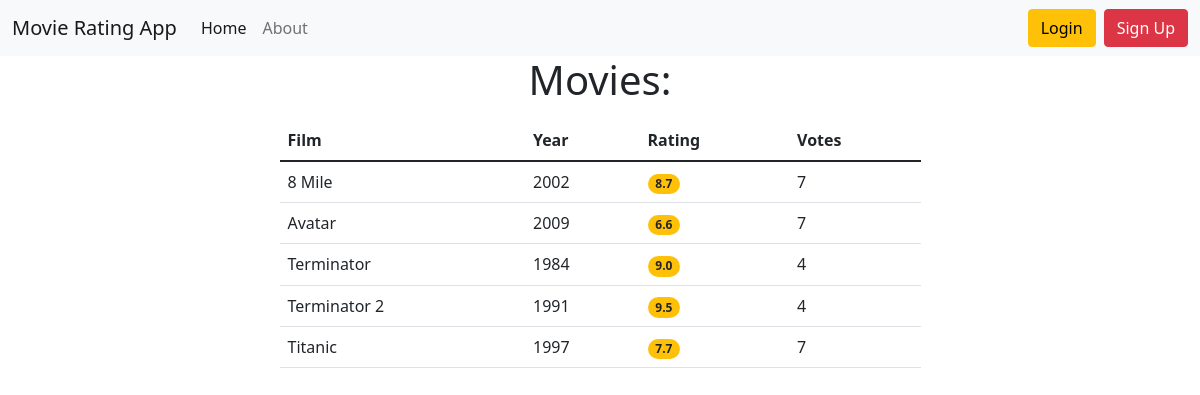
The page / on the database its author committed.
### movie_rating/models.py (models this page shows, shortened)
class Movie(models.Model):
    title = models.CharField(max_length=55, unique=True)
    slug = models.SlugField(unique=True)
    description = models.TextField()
    year = models.PositiveSmallIntegerField()
    country = models.CharField(max_length=20)
    is_active = models.BooleanField(default=True)
    @property
    def average_rating(self):
        return self.rating.filter(is_active=True).aggregate(Avg('rating'))['rating__avg']
    @property
    def count_votes(self):
        return self.rating.filter(is_active=True).aggregate(Count('rating'))['rating__count']
    class Meta:
        ordering = ['title']

### movie_rating/views.py (the view)
# urls.py: path('', HomePage.as_view(), name="home"),
class HomePage(ListView):
    model = Movie
    template_name = 'movie_rating/home.html'
    context_object_name = 'movies'
    def get_context_data(self, *, object_list=None, **kwargs):
        context = super().get_context_data(**kwargs)
        context['title'] = 'Home page'
        return context
    def get_queryset(self):
        return Movie.objects.filter(is_active=True)

### movie_rating/templates/movie_rating/home.html (shortened to what this page needs)
{% extends 'base.html' %}
{% load static %}
{% block content %}
<h1 class="text-center mb-3">
    Movies:
</h1>
{% if movies %}
<table class="table">
    <thead>
    <tr>
        <th scope="col">Film</th>
        <th scope="col">Year</th>
        <th scope="col">Rating</th>
        <th scope="col">Votes</th>
    </tr>
    </thead>
    <tr>
        {% for movie in movies %}
        <td>{{ movie.title }}</td>
        <td>{{ movie.year }}</td>
        <td><span class="badge rounded-pill bg-warning text-dark">{{ movie.average_rating|floatformat:1 }}</span></td>
        <td>{{ movie.count_votes }}</td>
    </tr>
    {% endfor %}
</table>
{% else %}
<p>No movies</p>
{% endif %}
{% endblock %}

### rows shown on the page
Movie: title "8 Mile", year "2002", average_rating "8.7", count_votes "7"
Movie: title "Avatar", year "2009", average_rating "6.6", count_votes "7"
Movie: title "Terminator", year "1984", average_rating "9.0", count_votes "4"
Movie: title "Terminator 2", year "1991", average_rating "9.5", count_votes "4"
Movie: title "Titanic", year "1997", average_rating "7.7", count_votes "7"
